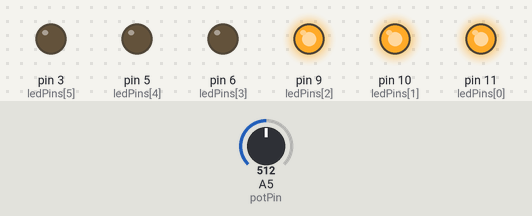
Simulated run of this sketch. Board: Arduino Uno, built with avr-gcc and run on an emulated ATmega328P. On the bench: output pins drawn as LEDs (lit = HIGH). The test bench sets the inputs (shaded band); at power-on: A5 (potPin) = 512.

Above: at 1.2 s.
1.3 s: A5 (potPin) set to 674
2.8 s: A5 (potPin) set to 695
At 4.0 s:
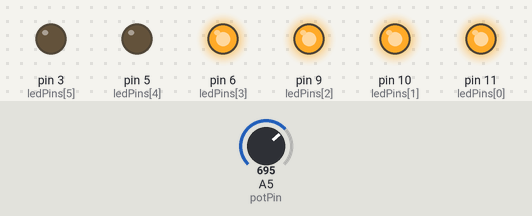
4.3 s: A5 (potPin) set to 511
At 5.0 s:
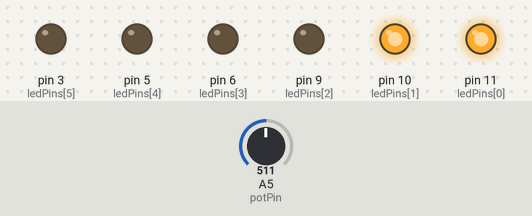
5.8 s: A5 (potPin) set to 348
7.3 s: A5 (potPin) set to 322
At 7.7 s:
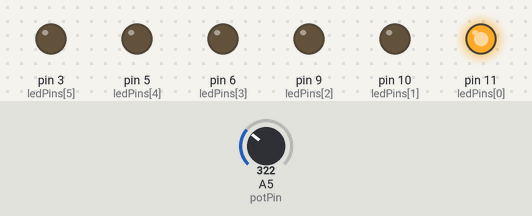
8.8 s: A5 (potPin) set to 716
At 9.8 s:
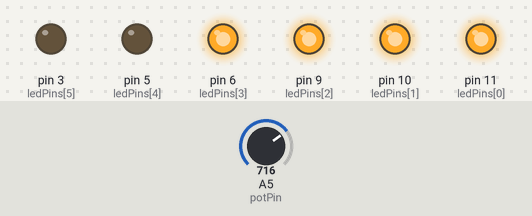
Timing chart, 0 to 11.3 s (numbered marks = the images above; inputs shaded):
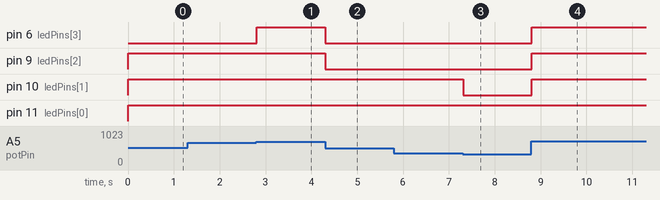

The sketch:

Opdracht_4.ino
```cpp
const int potPin = A5; // Potmeter on analog pin A0
const int ledPins[6] = {11, 10, 9, 6, 5, 3}; // Left to right LED pins

void setup() {
  for (int i = 0; i < 6; i++) {
    pinMode(ledPins[i], OUTPUT);
  }
}

void loop() {
  int potValue = analogRead(potPin); // Read potmeter (0 - 1023)

  // Map potmeter value to number of LEDs to turn ON (0 - 6)
  int ledsOn = map(potValue, 0, 1023, 0, 6);

  for (int i = 0; i < 6; i++) {
    if (i < ledsOn) {
      digitalWrite(ledPins[i], HIGH); // Turn on LED
    } else {
      digitalWrite(ledPins[i], LOW);  // Turn off LED
    }
  }

  delay(20); // Optional: debounce/delay for stability
}
```

Measured:
- the behaviour switches between 681 and 682 on A5 (potPin) (found by bisection; images 0 and 1)
- the behaviour switches between 341 and 340 on A5 (potPin) (found by bisection; images 2 and 3)
- after the input at 1.3 s, every drawn part: stays the same
- after the input at 2.8 s, pin 6 (ledPins[3]): LOW → HIGH at once
- after the input at 4.3 s, pin 6 (ledPins[3]), pin 9 (ledPins[2]): HIGH → LOW at once
- after the input at 5.8 s, every drawn part: stays the same
- after the input at 7.3 s, pin 10 (ledPins[1]): HIGH → LOW at once
- after the input at 8.8 s, pin 6 (ledPins[3]), pin 9 (ledPins[2]), pin 10 (ledPins[1]): LOW → HIGH at once
